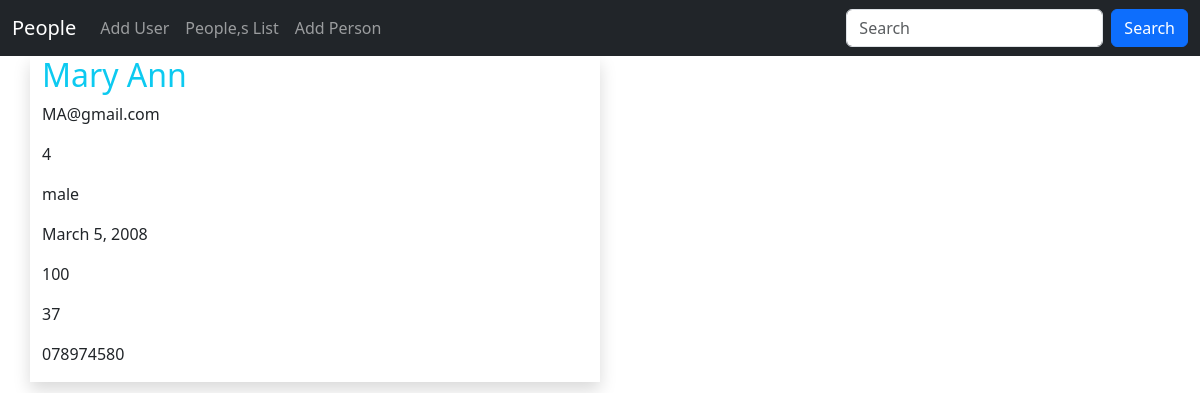
/details/4, run on the app's committed database.
### app/models.py (models this page shows)
class Person(models.Model):
    id = models.AutoField(primary_key=True)
    name = models.CharField(max_length=50)
    phone = models.CharField(max_length=20,unique=True)
    email = models.EmailField(max_length=50, unique=True)
    dob = models.DateField()
    weight = models.IntegerField(default=50)
    height = models.FloatField(default=1.6)
    gender = models.CharField(max_length=50, default='male')
    class Meta:
        db_table = 'person'

### app/views.py (the view)
# urls.py: path('details/<int:id>',views.details, name='details-page'),
def details(request,id):
    person = Person.objects.get(id=id)
    return render(request,'details.html',{'person':person})

### templates/details.html
{% extends 'master.html' %}
{% block content %}
<div class="container">
    <div class="row">
        <div class="col-sm-6 shadow">
            <h2 class="text-info">{{ person.name }}</h2>
            <p>{{ person.email }}</p>
            <p>{{person.id }}</p>
            <p>{{person.gender }}</p>
            <p>{{person.dob }}</p>
            <p>{{ person.height }}</p>
            <p>{{ person.weight }}</p>
            <p>{{ person.phone}}</p>
        </div>
    </div>
</div>
{% endblock %}

### data on the page
Person: name "Mary Ann", email "MA@gmail.com", id "4", gender "male", dob "March 5, 2008", height "100", weight "37", phone "078974580"
